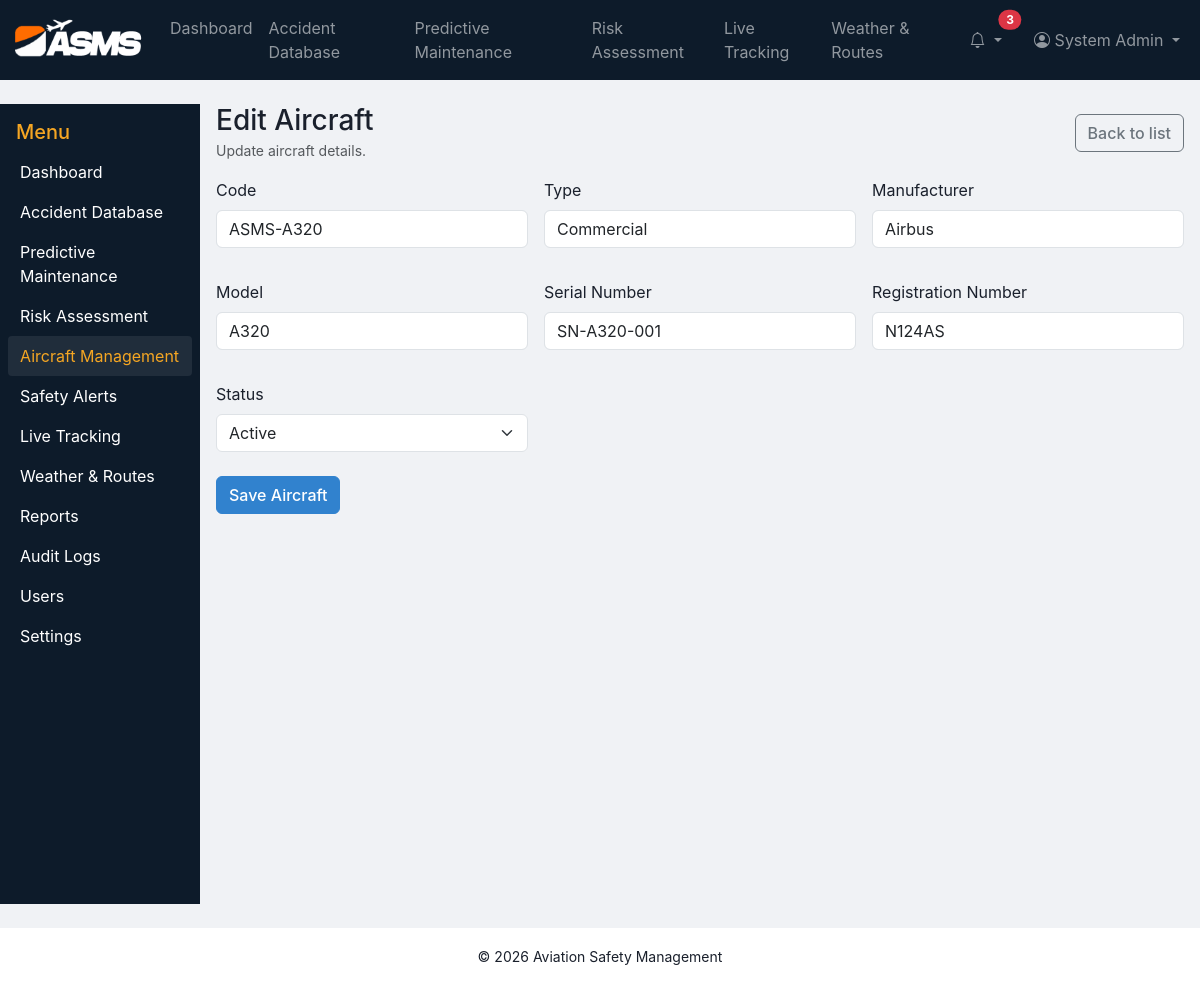
The app's page /asms/index.php?page=aircraft&action=edit&id=2 (signed in) with its own data.
### tables this page shows
CREATE TABLE `aircraft` (
  `id` int(11) NOT NULL,
  `aircraft_code` varchar(50) NOT NULL,
  `aircraft_type` varchar(100) DEFAULT NULL,
  `manufacturer` varchar(100) DEFAULT NULL,
  `model` varchar(100) DEFAULT NULL,
  `serial_number` varchar(100) DEFAULT NULL,
  `registration_number` varchar(100) DEFAULT NULL,
  `status` varchar(50) DEFAULT 'active',
  `created_by` int(11) DEFAULT NULL,
  `created_at` timestamp NOT NULL DEFAULT current_timestamp(),
  `updated_at` timestamp NULL DEFAULT NULL
);

### asms/controllers/AircraftController.php (called while the page is built, shortened)
<?php
class AircraftController {
    public function edit() {
        $id = (int)($_GET['id'] ?? 0);
        $db = Database::getInstance()->getConnection();
        $aircraft = null;
        if ($id) {
            $stmt = $db->prepare('SELECT * FROM aircraft WHERE id = ?');
            $stmt->execute([$id]);
            $aircraft = $stmt->fetch();
        }
        require __DIR__ . '/../views/aircraft/edit.php';
    }
}

### asms/includes/functions.php (called while the page is built, shortened)
<?php
function e($str) {
    return htmlspecialchars($str, ENT_QUOTES, 'UTF-8');
}

### asms/views/aircraft/edit.php (the view, shortened to what this page needs)
<?php require_once __DIR__ . '/../layouts/header.php'; ?>
<?php require_once __DIR__ . '/../layouts/sidebar.php'; ?>
<div class="d-flex justify-content-between align-items-center mb-3">
  <div>
    <h3 class="mb-0">Edit Aircraft</h3>
    <small class="text-muted">Update aircraft details.</small>
  </div>
  <a class="btn btn-outline-secondary" href="?page=aircraft">Back to list</a>
</div>
<?php if (!$aircraft): ?>
  <div class="alert alert-warning">Aircraft record not found.</div>
<?php else: ?>
<form id="aircraft-form" onsubmit="saveAircraft(this, function(){ window.location='?page=aircraft'; }); return false;">
  <div class="row g-3">
    <div class="col-md-4"><label class="form-label">Code</label><input name="aircraft_code" class="form-control" value="<?php echo e($aircraft['aircraft_code']); ?>" required></div>
    <div class="col-md-4"><label class="form-label">Type</label><input name="aircraft_type" class="form-control" value="<?php echo e($aircraft['aircraft_type']); ?>"></div>
    <div class="col-md-4"><label class="form-label">Manufacturer</label><input name="manufacturer" class="form-control" value="<?php echo e($aircraft['manufacturer']); ?>"></div>
  </div>
  <div class="row g-3 mt-3">
    <div class="col-md-4"><label class="form-label">Model</label><input name="model" class="form-control" value="<?php echo e($aircraft['model']); ?>"></div>
    <div class="col-md-4"><label class="form-label">Serial Number</label><input name="serial_number" class="form-control" value="<?php echo e($aircraft['serial_number']); ?>"></div>
    <div class="col-md-4"><label class="form-label">Registration Number</label><input name="registration_number" class="form-control" value="<?php echo e($aircraft['registration_number']); ?>"></div>
  </div>
  <div class="row g-3 mt-3">
    <div class="col-md-4"><label class="form-label">Status</label><select name="status" class="form-select"><option value="active" <?php echo $aircraft['status']==='active' ? 'selected' : ''; ?>>Active</option></select></div>
  </div>
  <div class="mt-4"><button type="submit" class="btn btn-primary">Save Aircraft</button></div>
</form>
<?php endif; ?>
<?php require_once __DIR__ . '/../layouts/footer.php'; ?>

### asms/assets/css/style.css (style rules this page uses)
body { background: #f0f2f5; color:#1a202c; font-family: -apple-system, BlinkMacSystemFont, 'Segoe UI', Roboto, 'Helvetica Neue', Arial, sans-serif; }
.btn { border-radius: 6px; font-weight: 500; transition: all 0.2s ease; }
.btn-primary { background: #3182ce; border-color: #3182ce; }

### records on screen
aircraft: aircraft_code "ASMS-A320", aircraft_type "Commercial", manufacturer "Airbus", model "A320", serial_number "SN-A320-001", registration_number "N124AS", status "Active"

### other values on screen
$label "Dashboard"
$label "Accident Database"
$label "Predictive Maintenance"
$label "Risk Assessment"
$label "Aircraft Management"
$label "Safety Alerts"
$label "Live Tracking"
$label "Weather & Routes"
$label "Reports"
$label "Audit Logs"
$label "Users"
$label "Settings"
